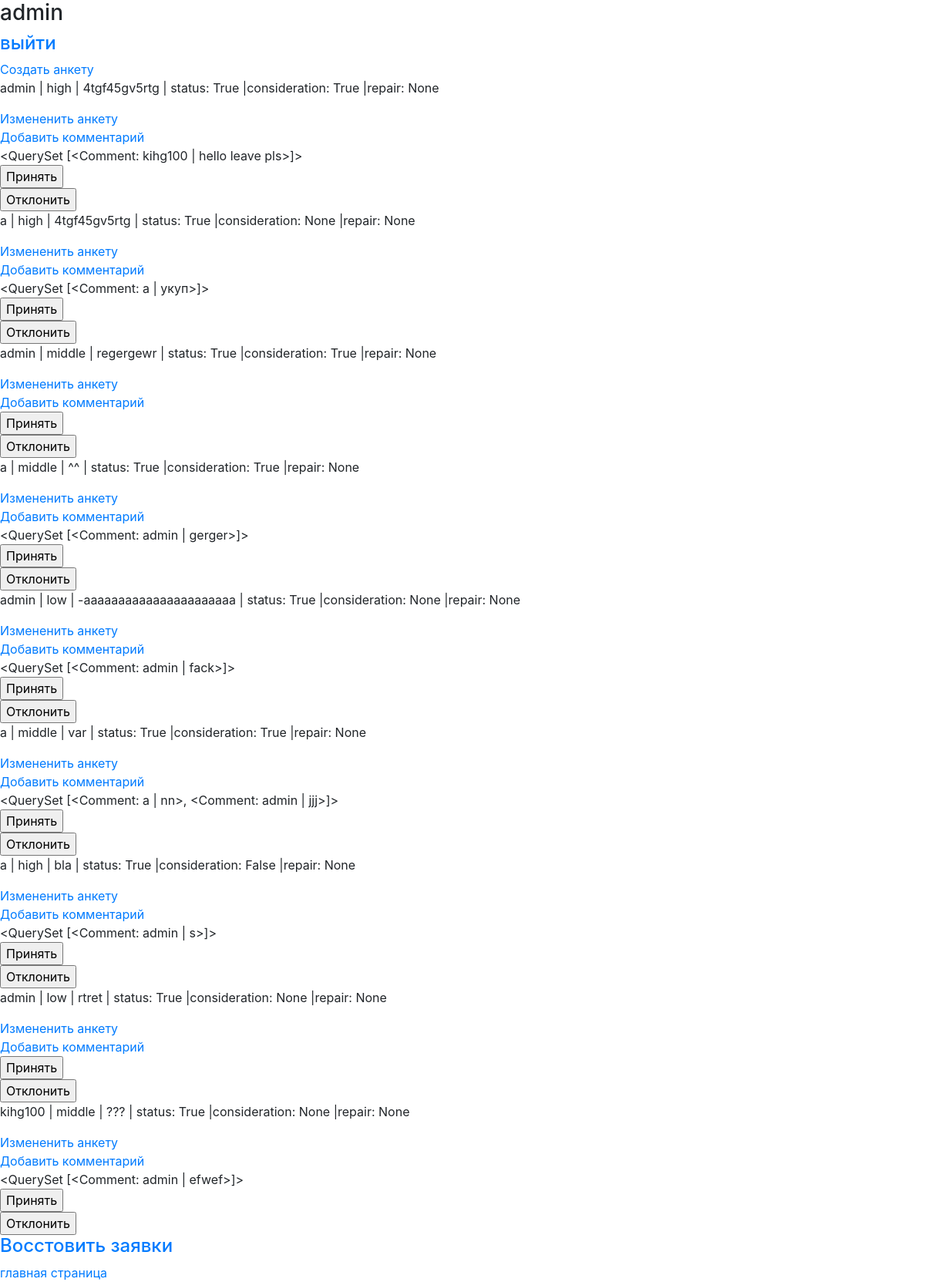
The app's page / (signed in), older data.
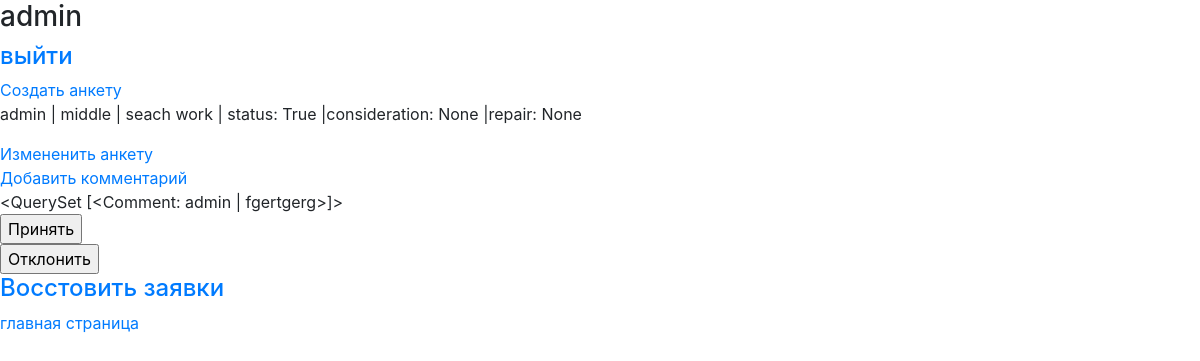
The same page, newer data.
### myapp/models.py (models this page shows)
class Questionnaires(models.Model):
	user = models.ForeignKey(User, on_delete=models.CASCADE)
	importance = models.CharField(choices=IMPORTANCE_CHOICE, max_length=10)
	title = models.CharField(max_length=100)
	text = models.TextField()
	status = models.BooleanField(default=True)
	consideration = models.BooleanField(null=True, blank=True)
	repair = models.BooleanField(null=True, blank=True)
	def __str__(self):
		return f'{self.user} | {self.importance} | {self.title} | status: {self.status} |consideration: {self.consideration} |repair: {self.repair}'

class Comment(models.Model):
	questionnaires = models.ForeignKey(Questionnaires, on_delete=models.CASCADE, related_name='comment_questionnaires')
	user = models.ForeignKey(User, on_delete=models.CASCADE, related_name='comment_user')
	text = models.TextField()
	def __str__(self):
		return f'{self.user} | {self.text}'

### myapp/views.py (the view)
# urls.py: path('', QuestionnairesView.as_view(), name='index'),
class QuestionnairesView(ListView):
    model = Questionnaires
    template_name = 'index.html'
    def get_queryset(self):
        if self.request.user.is_authenticated:
            if not self.request.user.is_superuser:
                return Questionnaires.objects.filter(user=self.request.user)
            return Questionnaires.objects.all().filter(status=True)

### templates/index.html (shortened to what this page needs)
<!DOCTYPE html>
<html>
<head>
	<link rel="stylesheet" href="https://cdn.jsdelivr.net/npm/bootstrap@4.6.0/dist/css/bootstrap.min.css">
</head>
<body>
{% extends 'base.html' %}
{% block content %}
	{% if request.user.is_authenticated %}
		<h3>{{ request.user }}</h3>
		<h4><a href="{% url 'logout_page' %}">выйти</a></h4>
		<a href="{% url 'questionnaires_create' %}">Cоздать анкету</a><br>
		{% for questionnaires in questionnaires_list %}
			{% if questionnaires.repair is not True %}
				<p>{{ questionnaires }}</p>
			<a href="{% url 'questionnaires_update' questionnaires.pk %}">Измененить анкету</a><br>
			<a href="{% url 'comments' questionnaires.pk %}">Добавить комментарий</a><br>
			{% if questionnaires.comment_questionnaires.all %}
				{{questionnaires.comment_questionnaires.all}}
			{% endif %}
			{% if request.user.is_superuser %}
				<form method="post" action="{% url 'acept_questionnaires' questionnaires.pk %}">
				<input type="submit" value="Принять">
				</form>
				<form method="post" action="{% url 'reject_questionnaires' questionnaires.pk %}">
				<input type="submit" value="Отклонить">
				</form>
			{% endif %}
			{% endif %}
		{% endfor %}
	{% else %}
		<h4><a href="{% url 'register_page' %}">регистрация</a></h4>
		<h4><a href="{% url 'login_page' %}">авторизация</a></h4>
	{% endif %}
	{% if request.user.is_superuser %}
		<h4><a href="{% url 'admin_repair_questionnaires' %}">Восстовить заявки</a></h4>
	{% endif %}
{% endblock %}

### templates/base.html (shortened to what this page needs)
<!DOCTYPE html>
<html>
<head>
	<link rel="stylesheet" href="https://cdn.jsdelivr.net/npm/bootstrap@4.6.0/dist/css/bootstrap.min.css">
</head>
	{% block content %}
	{% endblock %}
<a href="{% url 'index' %}">главная страница</a>
</body>
</html>

Row changes from the older to the newer data that the page shows:
removed Questionnaires: user+importance+title "admin | high | 4tgf45gv5rtg | status: True |consideration: True |repair: None", comment_questionnaires.all "<QuerySet [<Comment: kihg100 | hello leave pls>]>"
removed Questionnaires: user+importance+title "a | high | 4tgf45gv5rtg | status: True |consideration: None |repair: None", comment_questionnaires.all "<QuerySet [<Comment: a | укуп>]>"
removed Questionnaires: user+importance+title "admin | middle | regergewr | status: True |consideration: True |repair: None"
removed Questionnaires: user+importance+title "a | middle | ^^ | status: True |consideration: True |repair: None", comment_questionnaires.all "<QuerySet [<Comment: admin | gerger>]>"
removed Questionnaires: user+importance+title "admin | low | -aaaaaaaaaaaaaaaaaaaaaa | status: True |consideration: None |repair: None", comment_questionnaires.all "<QuerySet [<Comment: admin | fack>]>"
removed Questionnaires: user+importance+title "a | middle | var | status: True |consideration: True |repair: None", comment_questionnaires.all "<QuerySet [<Comment: a | nn>, <Comment: admin | jjj>]>"
removed Questionnaires: user+importance+title "a | high | bla | status: True |consideration: False |repair: None", comment_questionnaires.all "<QuerySet [<Comment: admin | s>]>"
removed Questionnaires: user+importance+title "admin | low | rtret | status: True |consideration: None |repair: None"
removed Questionnaires: user+importance+title "kihg100 | middle | ??? | status: True |consideration: None |repair: None", comment_questionnaires.all "<QuerySet [<Comment: admin | efwef>]>"
added Questionnaires: user+importance+title "admin | middle | seach work | status: True |consideration: None |repair: None", comment_questionnaires.all "<QuerySet [<Comment: admin | fgertgerg>]>"
